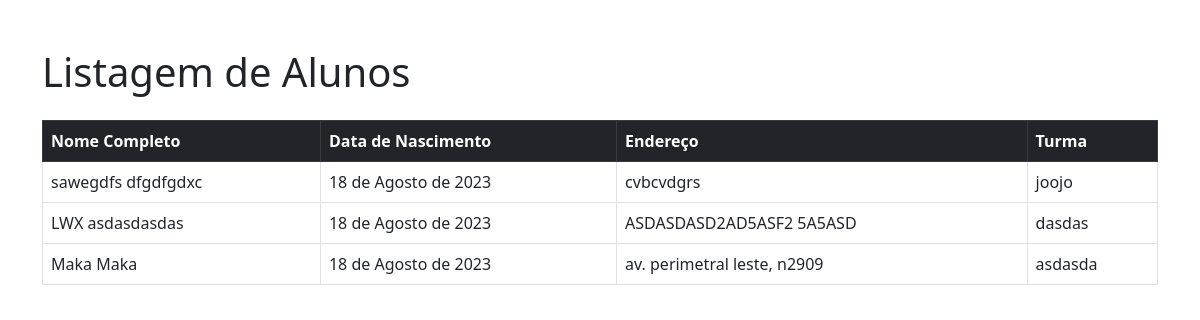
/aluno/, run on the app's committed database.
### core/models.py (models this page shows, shortened)
class Aluno(models.Model):
    nome = models.CharField('Nome', max_length=50)
    sobrenome = models.CharField('Sobrenome', max_length=70)
    endereco = models.CharField('Endereço', max_length=100)
    dtnasc = models.DateField('Data de nascimento')
    turma = models.ForeignKey(Turma, on_delete=models.CASCADE, related_name='alunos_turma')
    class Meta:
        verbose_name = 'Aluno'
        verbose_name_plural = 'Alunos'
    @property
    def nome_completo(self):
        return f'{self.nome} {self.sobrenome}'

class Turma(models.Model):
    TURNOS_CHOICES = (
        ('matutino', 'Matutino'),
        ('vespertino', 'Vespertino'),
        ('noturno', 'Noturno')
    )
    nome = models.CharField('Nome', max_length=50)
    turno = models.CharField('Turno', choices=TURNOS_CHOICES, max_length=10)
    class Meta:
        verbose_name = 'Turma'
        verbose_name_plural = 'Turmas'
    def __str__(self):
        return self.nome

### core/views.py (the view)
# urls.py: path("aluno/", views.AlunoListView.as_view(), name="aluno_list"),
class AlunoListView(ListView):
    model = Aluno
    context_object_name = 'alunos'
    template_name = 'aluno/list.html'
    ordering = ['-id']

### core/templates/aluno/list.html (shortened to what this page needs)
<!DOCTYPE html>
<html lang="pt-br">
<head>
    <link href="https://cdn.jsdelivr.net/npm/bootstrap@5.3.0/dist/css/bootstrap.min.css" rel="stylesheet">
</head>
<body>
    <div class="container mt-5">
        <h1 class="mb-4">Listagem de Alunos</h1>
        <table class="table table-bordered table-hover">
            <thead class="table-dark">
                <tr>
                    <th scope="col">Nome Completo</th>
                    <th scope="col">Data de Nascimento</th>
                    <th scope="col">Endereço</th>
                    <th scope="col">Turma</th>
                </tr>
            </thead>
            <tbody>
                {% for aluno in alunos %}
                <tr>
                    <td>{{ aluno.nome_completo }}</td>
                    <td>{{ aluno.dtnasc }}</td>
                    <td>{{ aluno.endereco }}</td>
                    <td>{{ aluno.turma }}</td>
                </tr>
                {% endfor %}
            </tbody>
        </table>
    </div>
</body>
</html>

### data on the page
Aluno: nome_completo "sawegdfs dfgdfgdxc", dtnasc "18 de Agosto de 2023", endereco "cvbcvdgrs", turma "joojo"
Aluno: nome_completo "LWX asdasdasdas", dtnasc "18 de Agosto de 2023", endereco "ASDASDASD2AD5ASF2 5A5ASD", turma "dasdas"
Aluno: nome_completo "Maka Maka", dtnasc "18 de Agosto de 2023", endereco "av. perimetral leste, n2909", turma "asdasda"
